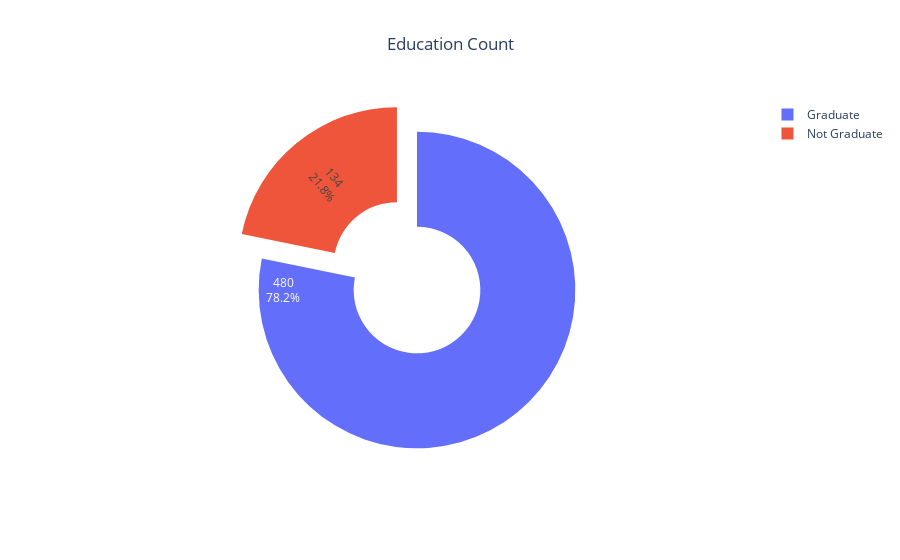

Here is the notebook cell this chart was saved with:
### Code cell
loan_ds_gender=loan_ds['Education'].value_counts().to_frame().reset_index().rename(columns={'index':'Education','Education':'count'})

fig = go.Figure([go.Pie(labels=loan_ds_gender['Education'],values=loan_ds_gender['count'],pull=[0,0.2],hole=0.4)])

fig.update_traces(hoverinfo='label+percent',textinfo='value+percent',textfont_size=12,insidetextorientation='radial')

fig.update_layout(title="Education Count",title_x=0.5)

fig.show()

### Figure 1 — Plotly figure (JSON) as saved in the notebook; plotly's stock layout.template omitted (floating-point values rounded to 4 significant figures)
{"data": [{"hole": 0.4, "hoverinfo": "label+percent", "insidetextorientation": "radial", "labels": ["Graduate", "Not Graduate"], "pull": [0, 0.2], "textfont": {"size": 12}, "textinfo": "value+percent", "type": "pie", "values": [480, 134]}], "layout": {"title": {"text": "Education Count", "x": 0.5}}}
